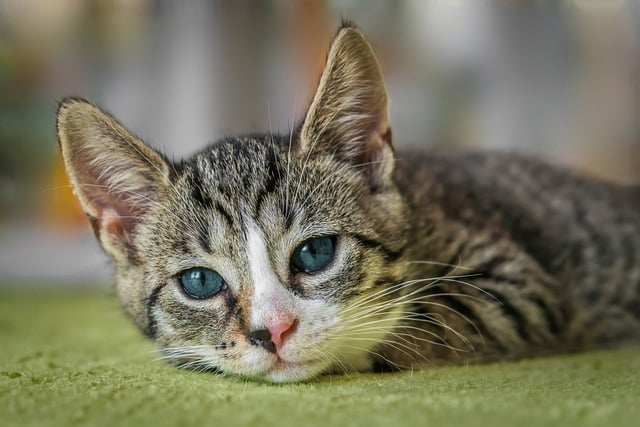
#> input picture european-shorthair-8601492_640.jpg, 640 x 427 px, found by its file name
$ python masking.py
#> lines starting #> are read from the running program, lines starting #| are printed output that depends on the picture; after the words box and inside, x2 and y2 are one past the last pixel; in counts of white or black regions, pixels touching at a corner belong together
#masking helps us to focus on certain parts of the image only
import cv2 as cv
import numpy as np

img= cv.imread("/Users/lakshmi/U_SECTION/ML/european-shorthair-8601492_640.jpg")
#> img is the input picture: shape (427, 640, 3); mean B, G, R 93.2, 116.1, 119.1

blank=np.zeros(img.shape[:2],dtype="uint8")
mask=cv.circle(blank,(img.shape[1]//2+45,img.shape[0]//2+45),200,255,-1)
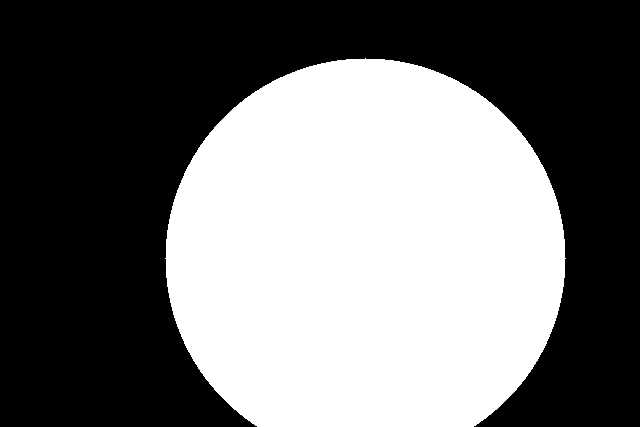
#> blank: shape (427, 640); 44.3% white; 1 white region, box (x1, y1, x2, y2) and area: (165, 58, 566, 427) 121035

masked=cv.bitwise_and(img,img,mask=mask)
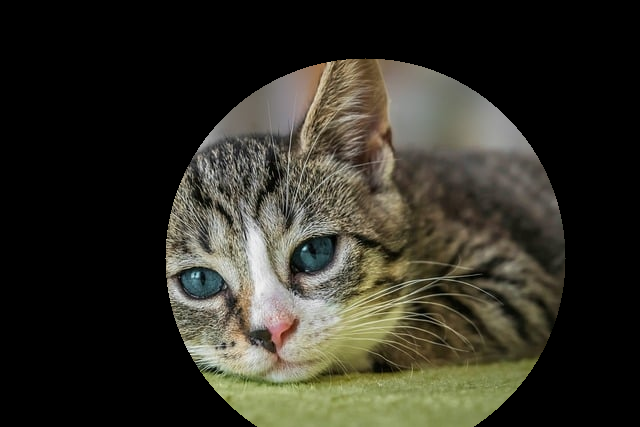
#> masked: shape (427, 640, 3); mean B, G, R 38.2, 47.9, 49.6
cv.imshow("Masked Image",masked)

cv.waitKey(0)

$ run again, with group.jpeg copied over european-shorthair-8601492_640.jpg
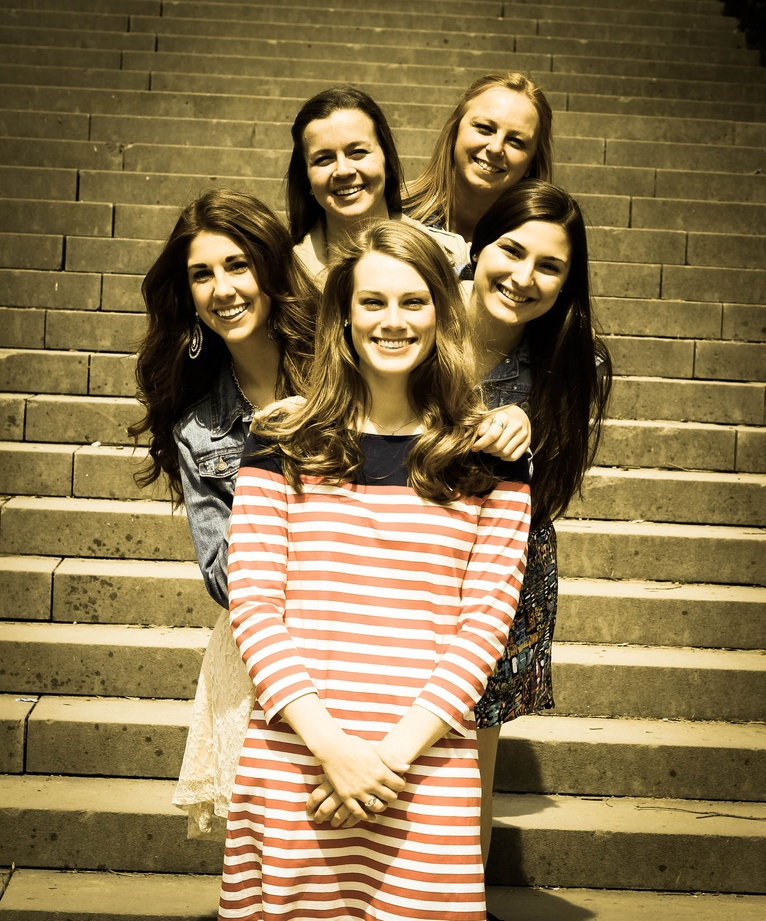
#> input picture group.jpeg, 766 x 921 px, shrunk from 2158 x 2596 before the run, found by its file name
#> img is the input picture: shape (921, 766, 3); mean B, G, R 79.4, 118.6, 139.1
#> `mask=cv.circle(blank,(img.shape[1]//2+45,img.shape[0]//2+45),200,255,-1)`:
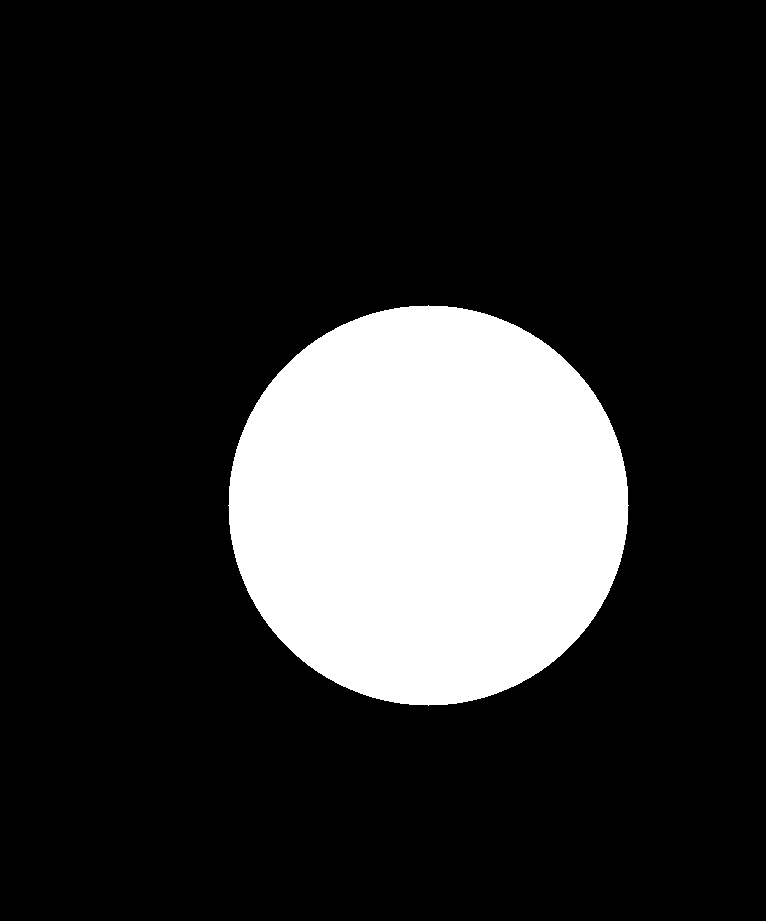
#> blank: shape (921, 766); 17.8% white; 1 white region, box (x1, y1, x2, y2) and area: (228, 305, 629, 706) 125629
#> `masked=cv.bitwise_and(img,img,mask=mask)`:
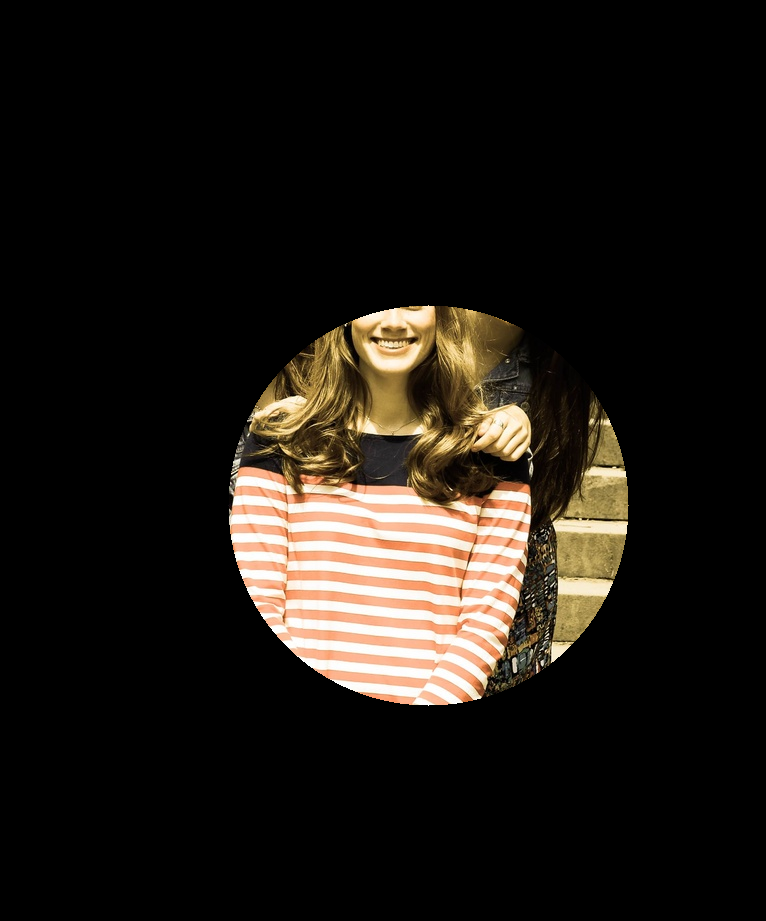
#> masked: shape (921, 766, 3); mean B, G, R 19.5, 24.9, 29.9

$ run again, with lady.jpeg copied over european-shorthair-8601492_640.jpg
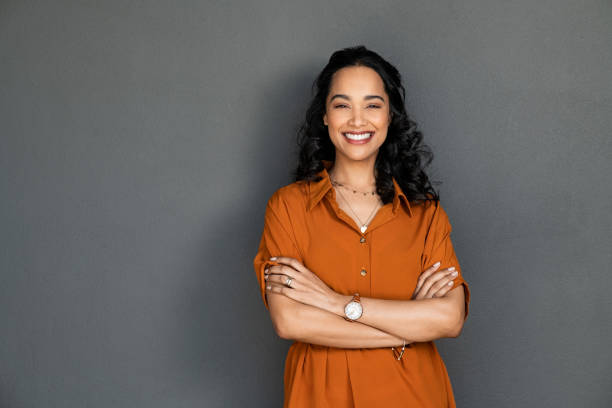
#> input picture lady.jpeg, 612 x 408 px, found by its file name
#> img is the input picture: shape (408, 612, 3); mean B, G, R 91.5, 98.8, 111
#> `mask=cv.circle(blank,(img.shape[1]//2+45,img.shape[0]//2+45),200,255,-1)`:
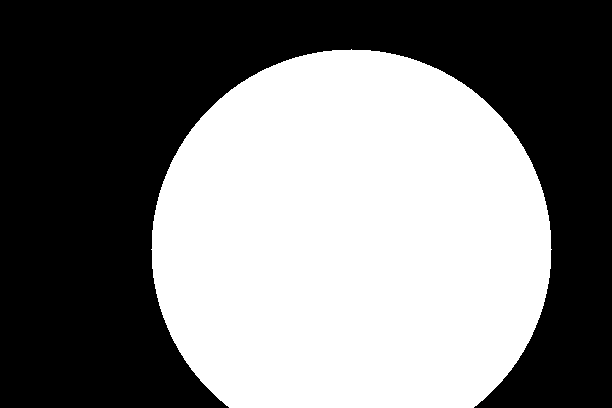
#> blank: shape (408, 612); 47.6% white; 1 white region, box (x1, y1, x2, y2) and area: (151, 49, 552, 408) 118731
#> `masked=cv.bitwise_and(img,img,mask=mask)`:
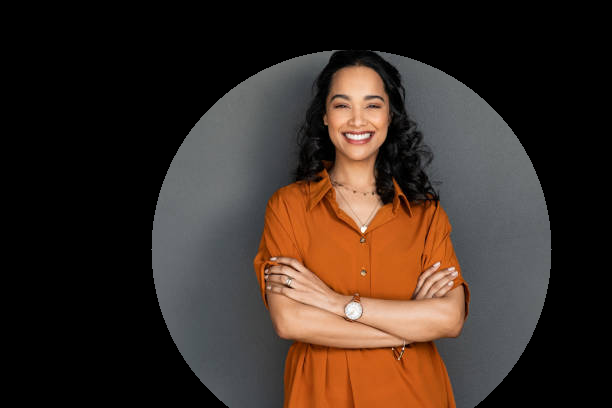
#> masked: shape (408, 612, 3); mean B, G, R 36.4, 44.4, 58.3

$ run again, with people.jpeg copied over european-shorthair-8601492_640.jpg
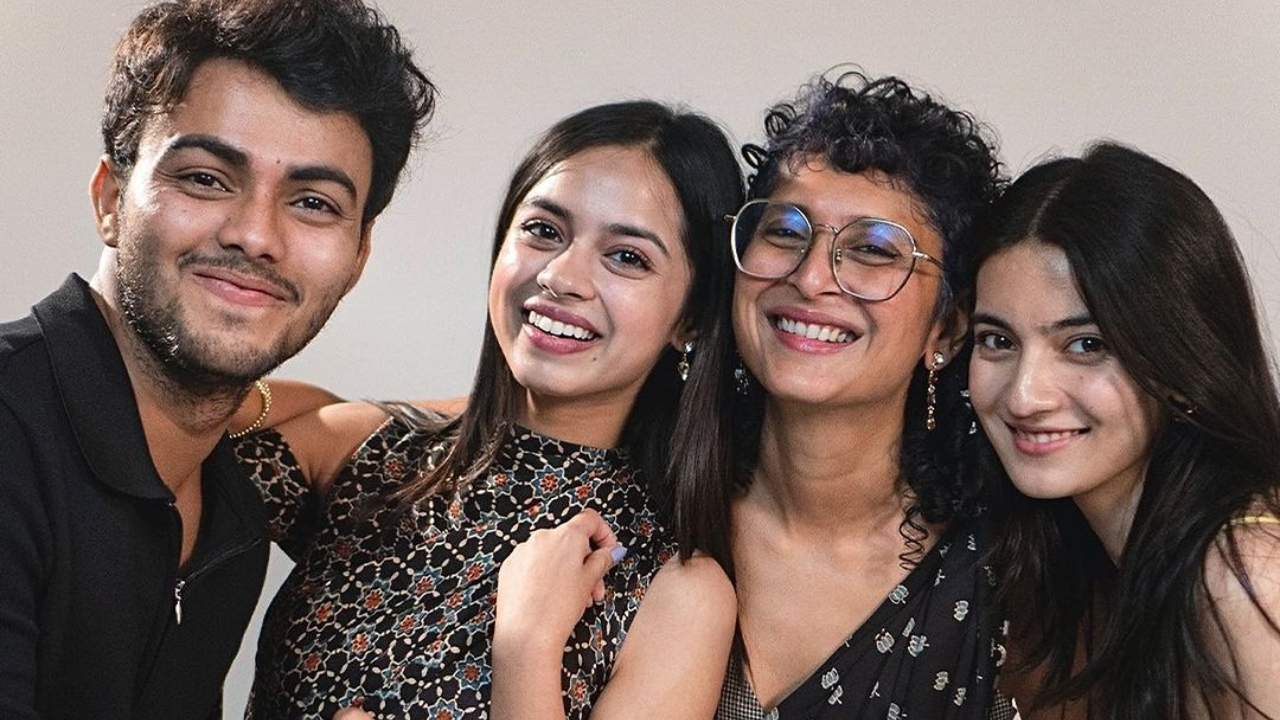
#> input picture people.jpeg, 1280 x 720 px, found by its file name
#> img is the input picture: shape (720, 1280, 3); mean B, G, R 93.6, 99.8, 116.7
#> `mask=cv.circle(blank,(img.shape[1]//2+45,img.shape[0]//2+45),200,255,-1)`:
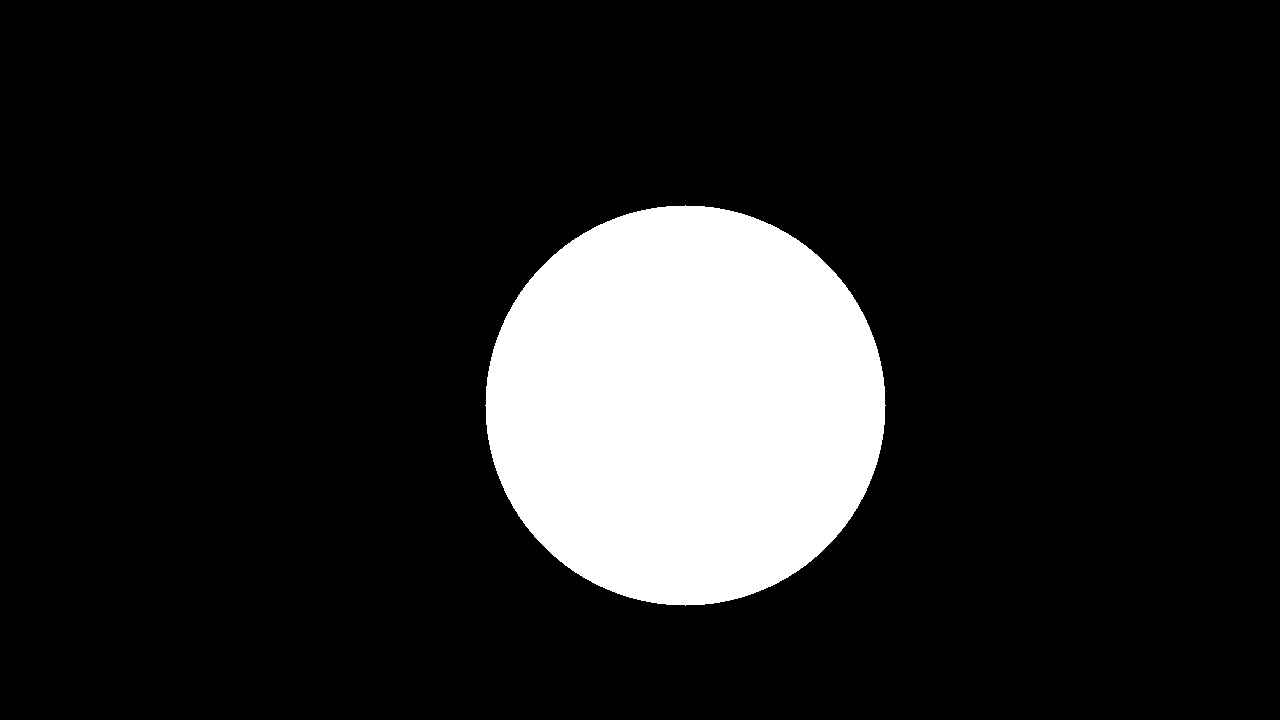
#> blank: shape (720, 1280); 13.6% white; 1 white region, box (x1, y1, x2, y2) and area: (485, 205, 886, 606) 125629
#> `masked=cv.bitwise_and(img,img,mask=mask)`:
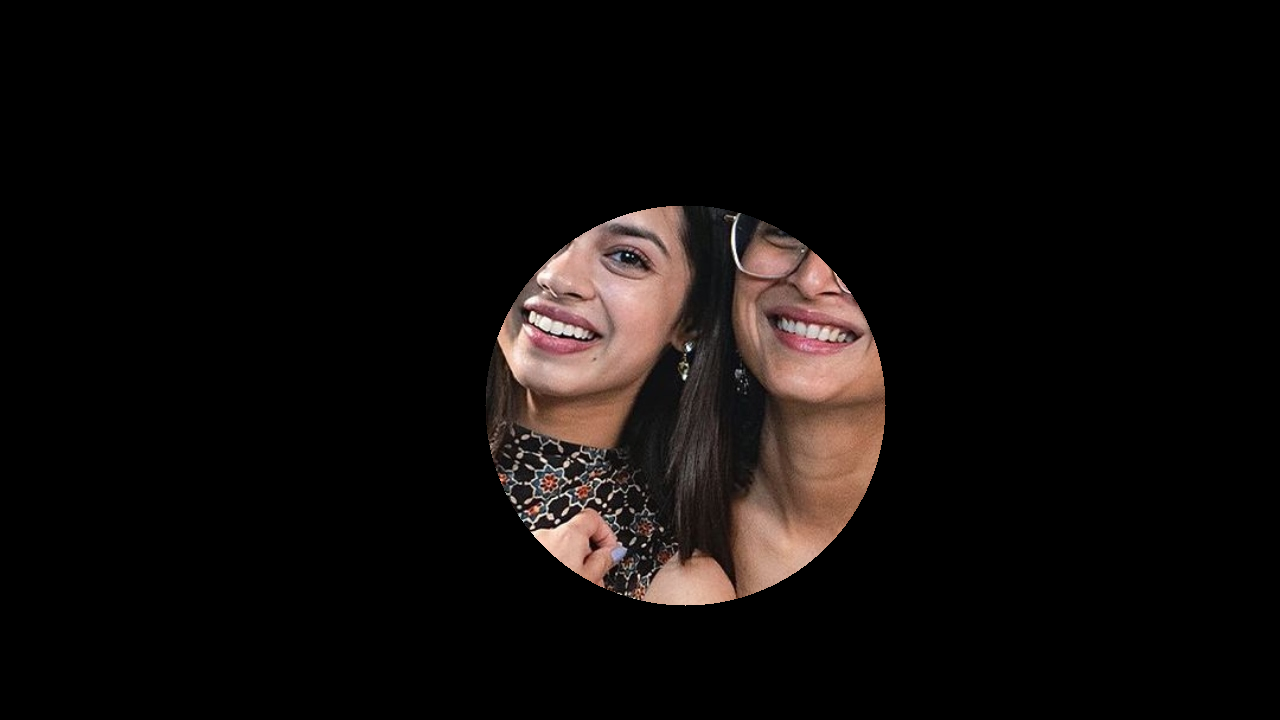
#> masked: shape (720, 1280, 3); mean B, G, R 10.9, 12.1, 16
